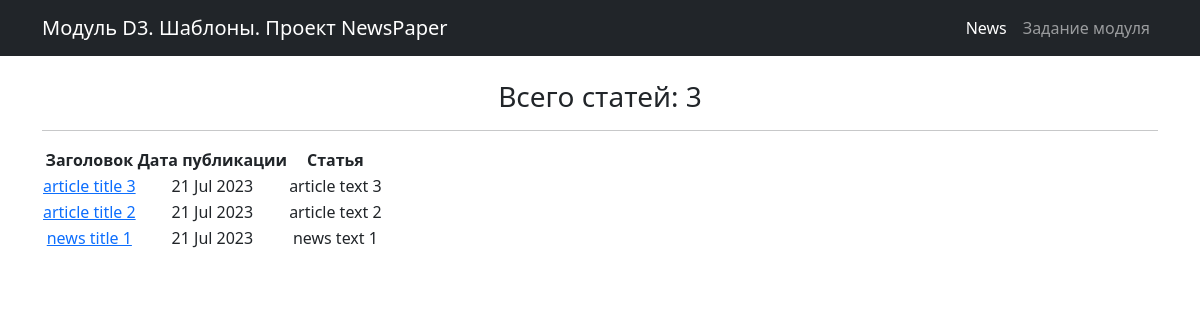
Page /news/ on the committed database.
### news/models.py (models this page shows, shortened)
class Post(models.Model):
    author = models.ForeignKey(Author, on_delete=models.CASCADE)
    NEWS = 'NW'
    ARTICLE = 'AR'
    CATEGORY_CHOICES = (
        (NEWS, 'Новость'),
        (ARTICLE, 'Статья')
    )
    categoryType = models.CharField(max_length=2, choices=CATEGORY_CHOICES, default=ARTICLE)
    dateCreation = models.DateTimeField(auto_now_add=True)
    postCategory = models.ManyToManyField(Category, through='PostCategory')
    title = models.CharField(max_length=128)
    text = models.TextField()
    rating = models.SmallIntegerField(default=0)

### news/views.py (the view)
# urls.py: path('', NewsList.as_view()),  # т.к. сам по себе это класс, то нам надо представить этот класс в виде view.
class NewsList(ListView):
    model = Post  # указываем модель, объекты которой мы будем выводить
    template_name = 'news.html'  # указываем имя шаблона, в котором будет лежать HTML,
    context_object_name = 'news'  # это имя списка, в котором будут лежать все объекты,
    queryset = Post.objects.order_by('-dateCreation')  # сортировка по дате публикации, сначала более новые

### news/templatetags/custom_filters.py (called while the page is built)
@register.filter(name='censor')  # регистрируем наш фильтр под именем censor,
def censor(censor_text):  # первый аргумент здесь — это то значение, к которому надо применить фильтр,
    for word in censor_words:
        censor_text = censor_text.lower().replace(word.lower(),
                                                  '*censor*')  # переводим в строчные буквы, заменяем на *censor*
    return censor_text  # возвращаемое функцией значение — это то значение, которое подставится к нам в шаблон

### templates/news.html (shortened to what this page needs)
{% extends 'flatpages/default.html' %}
{% load custom_filters %}
{% block content %}
<br>
    <h3> Всего статей: {{ news|length }} </h3>
    <hr>
    {% if news %}
        <table>
            <tr>
                <td><strong>Заголовок</strong></td>
                <td><strong>Дата публикации</strong></td>
                <td><strong>Статья</strong></td>
            </tr>
        {% for new in news %}
            <tr>
                <td><a href="{{ new.pk }}"> {{ new.title|censor }}</a> </td>
                <td> {{ new.dateCreation|date:'d M Y' }} </td>
                <td> {{ new.text|censor|truncatechars:50 }} </td>
            </tr>
        {% endfor %}
        </table>
    {% else %}
        <h2>Статей нет!</h2>
    {% endif %}
{% endblock content %}

### templates/flatpages/default.html (shortened to what this page needs)
{% load static %}
<!DOCTYPE html>
<html lang="en">
    <head>
        <link href="{% static 'css/styles.css' %}" rel="stylesheet" />
    </head>
    <body>
        <nav class="navbar navbar-expand-lg navbar-dark bg-dark">
            <div class="container">
                <a class="navbar-brand" href="/news/">Модуль D3. Шаблоны. Проект NewsPaper</a>
                <div class="collapse navbar-collapse" id="navbarSupportedContent">
                    <ul class="navbar-nav ms-auto mb-2 mb-lg-0">
                        <li class="nav-item"><a class="nav-link active" aria-current="page" href="/news/">News</a></li>
                        <li class="nav-item"><a class="nav-link" aria-current="page" href="/home/">Задание модуля</a></li>
                    </ul>
                </div>
            </div>
        </nav>
        <div class="container">
                <div class="row">
                    <div class="col-lg-12 text-center">
                        {% block content %}{% endblock content %}
                    </div>
                </div>
        </div>
    </body>
</html>

### rows in the picture
Post: title|censor "article title 3", dateCreation "21 Jul 2023", text|censor "article text 3"
Post: title|censor "article title 2", dateCreation "21 Jul 2023", text|censor "article text 2"
Post: title|censor "news title 1", dateCreation "21 Jul 2023", text|censor "news text 1"

### other values in the picture
{{ news|length }} "3"
